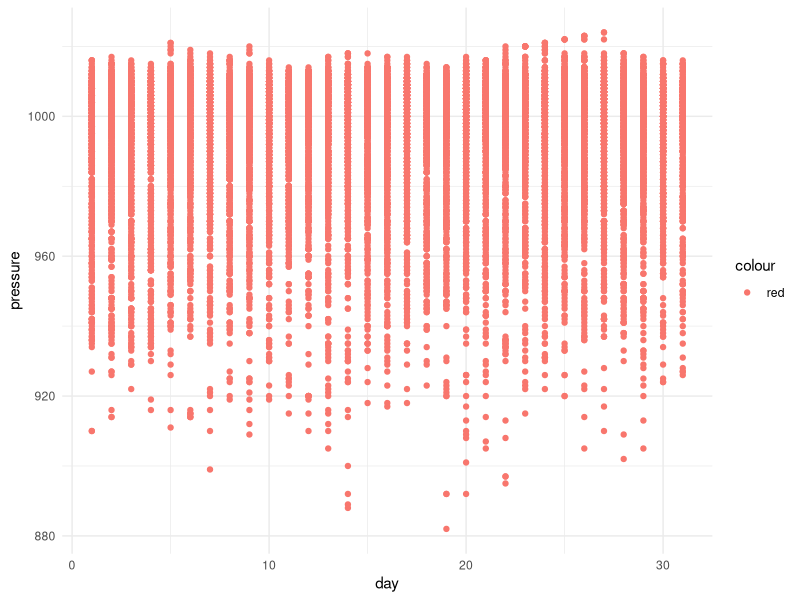

Source code (R):
## ---- chunk 1
library(tidyverse)

storms |>
  ggplot() +
  geom_point(aes(x = day, y = pressure, color = "red")) +
  theme_minimal()
  
## ---- chunk 2

## ---- chunk 3
library(tidyverse)

storms |>
  group_by(year) |>
  mutate(threshold = quantile(wind, probs = 0.75)) |>
  ungroup() |>
  filter(wind > threshold) |>
  count(year)
